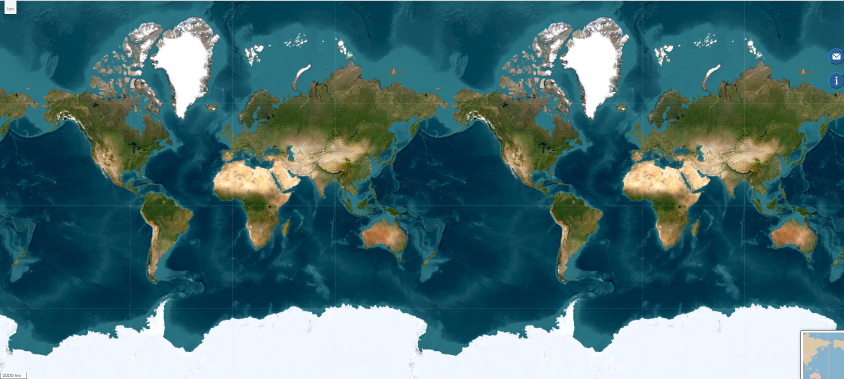
#> input picture ARPY-decoder-Ui/uploads/image-1.png, 1687 x 758 px, found by its file name (shown at 1/2 size)
$ python calibrate_basemap.py
#> lines starting #> are read from the running program, lines starting #| are printed output that depends on the picture; after the words box and inside, x2 and y2 are one past the last pixel; in counts of white or black regions, pixels touching at a corner belong together
#!/usr/bin/env python3
"""Recover the TRUE georeference of the source basemap screenshot by
fitting Natural Earth 110m coastline samples onto the source frame.
Source model (Web Mercator):
    col = P*(lon+180)/360 + C        (P=819px world width, C phase fix)
    row = A - B*z(lat)               (z = Mercator y, ln tan(pi/4+phi/2))
Score = mean min(chamfer-to-coast(px), 12) over NE boundary samples.
"""
import json, math, numpy as np
from PIL import Image

SRC = "/home/user/uploads/image-1.png"
P, X0, A0 = 819, 54, 379.0
B0 = P / (2 * math.pi)

img = np.asarray(Image.open(SRC).convert("RGB")).astype(np.float32)
H, W = img.shape[:2]
#> H = 758; W = 1687
world = img[:, X0:X0 + P]                      # single complete copy
del img

def land_mask_merc(arr):
    r = arr[...,0]; g = arr[...,1]; b = arr[...,2]
#> after `r = arr[..., 0]`:
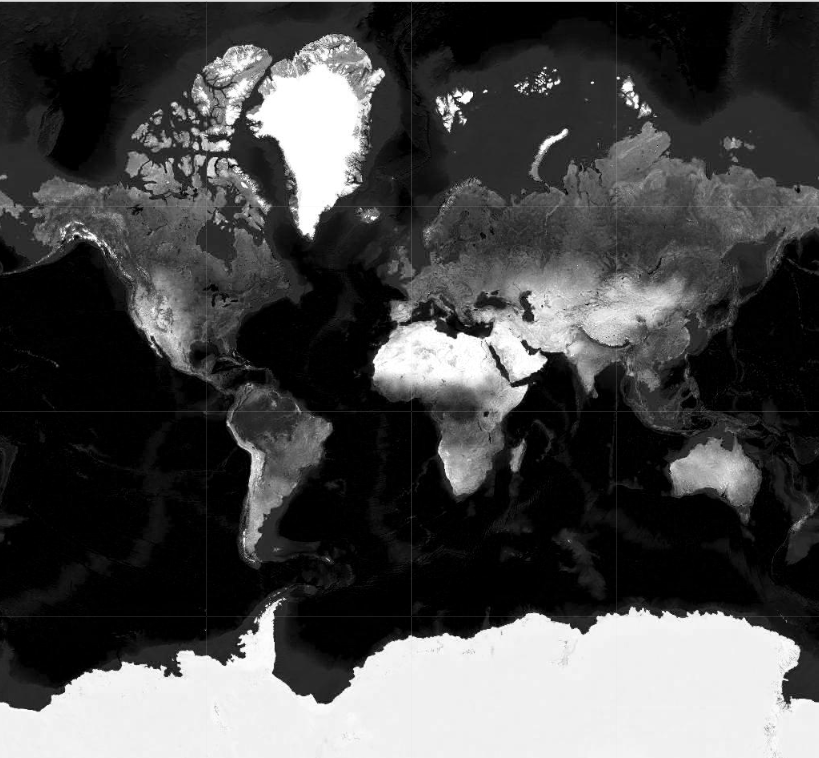
#> r: shape (758, 819) float32; min 0, max 255, mean 72.8
#> after `b = arr[..., 2]`:
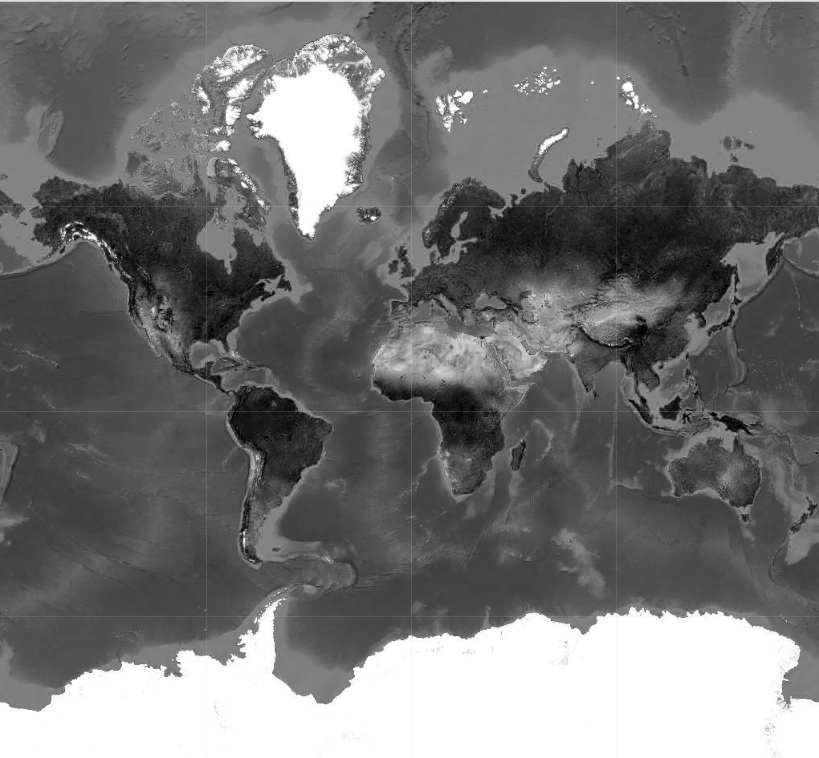
#> b: shape (758, 819) float32; min 0, max 255, mean 115.5
    return ((r > b + 12) | (g > b + 22)) & ~(r > 200)
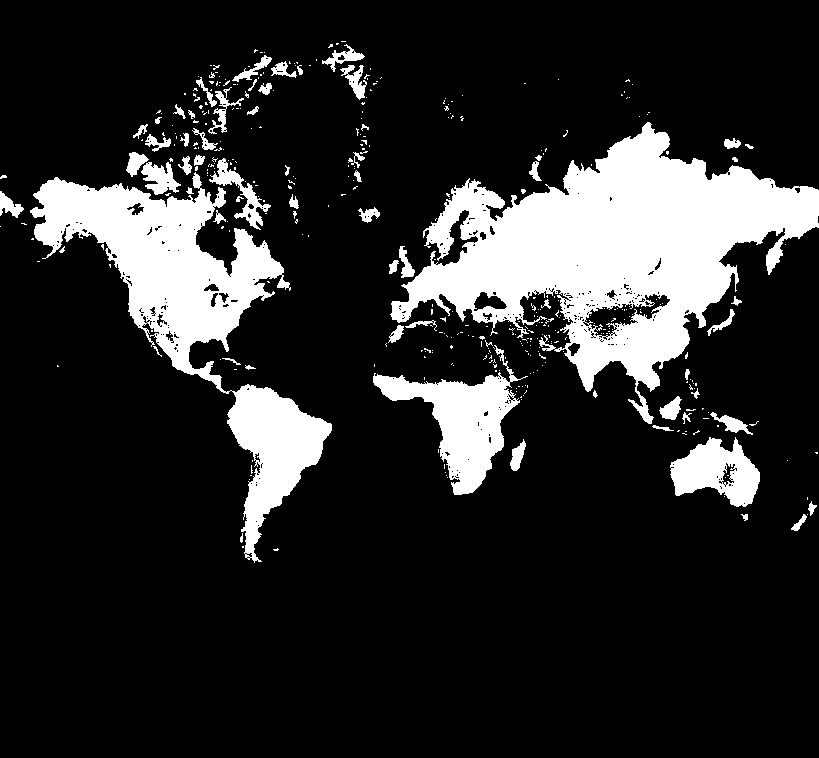
#> returned value: shape (758, 819) bool; 16.7% white; 405 white regions (341 under 20 px), largest, box (x1, y1, x2, y2) and area: (390, 122, 819, 424) 51861, (30, 172, 332, 563) 30435, (373, 345, 528, 495) 7732

lm = land_mask_merc(world)
def dilate1(a):
    o = a.copy()
    for dx, dy in ((1,0),(-1,0),(0,1),(0,-1)):
        o |= np.roll(np.roll(a, dy, 0), dx, 1)
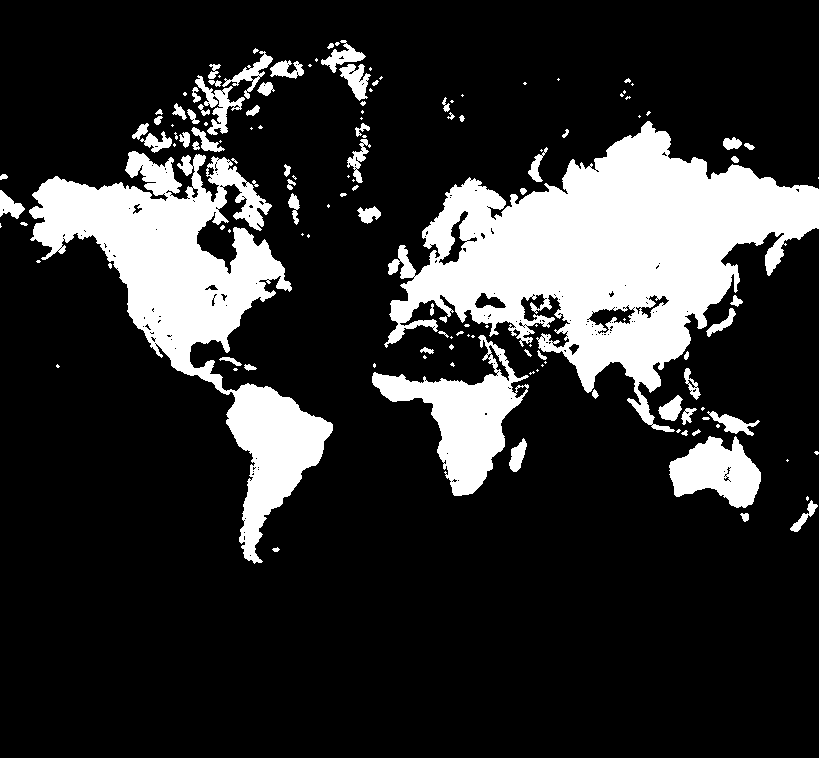
#> o: shape (758, 819) bool; 18.9% white; 140 white regions (68 under 20 px), largest, box (x1, y1, x2, y2) and area: (384, 121, 819, 432) 57253, (29, 151, 333, 564) 36670, (372, 335, 529, 496) 8850
    return o
edge = dilate1(lm) & dilate1(~lm)              # 2-3px coast band
#> after the loop in dilate1 (call 2), `for dx, dy in ((1,0),(-1,0),(0,1),(0,-1)):`:
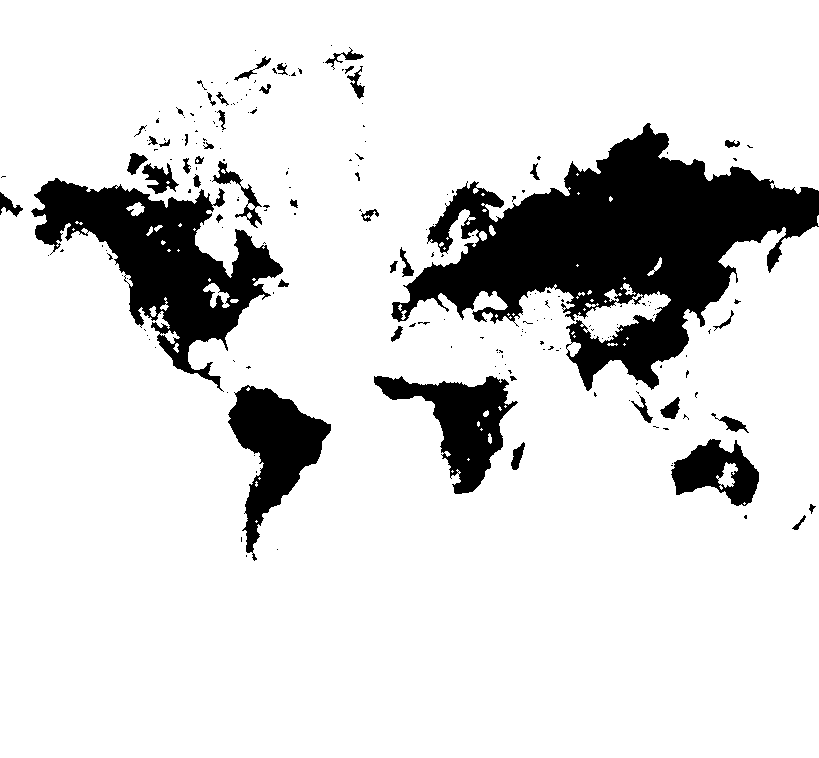
#> o: shape (758, 819) bool; 85.4% white; 210 black regions (164 under 20 px), largest, box (x1, y1, x2, y2) and area: (391, 123, 819, 391) 47486, (31, 178, 283, 392) 19784, (228, 385, 331, 561) 7748
#> edge: shape (758, 819) bool; 4.3% white in thin lines or dots, all inside (x1, y1, x2, y2) = (0, 40, 819, 564)
cap = 12
D = np.full(edge.shape, cap, np.int16); D[edge] = 0
for d in range(1, cap):
    grown = dilate1(edge)
    new = grown & ~edge
    D[new & (D == cap)] = d
    edge = grown
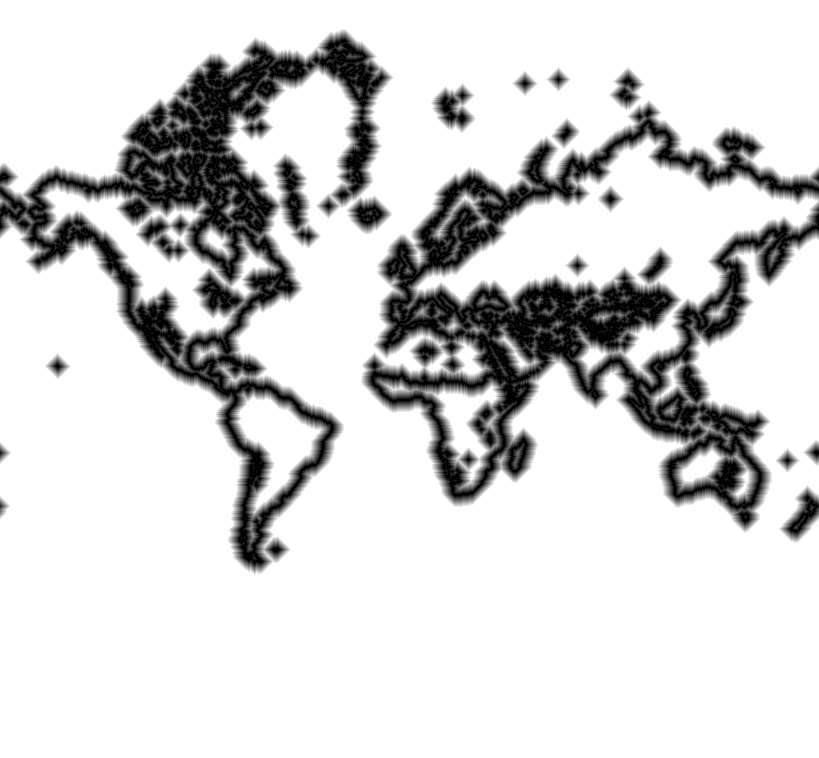
#> D: shape (758, 819) int16; min 0, max 12, mean 10.02; drawn with min black and max white
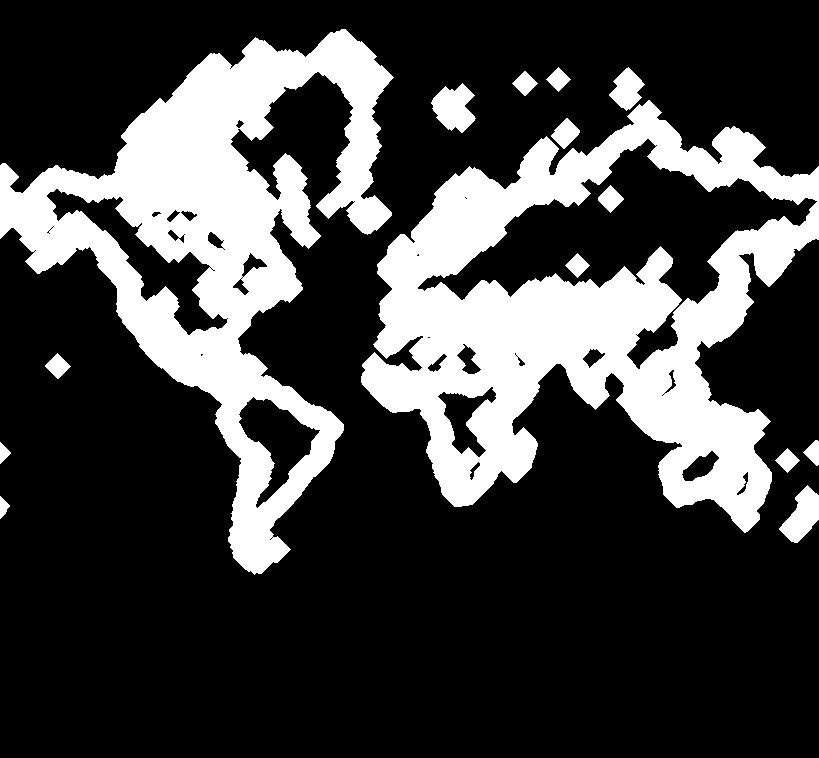
#> edge: shape (758, 819) bool; 25.5% white; 15 white regions, largest, box (x1, y1, x2, y2) and area: (361, 100, 819, 533) 81942, (0, 29, 394, 575) 69921, (431, 83, 476, 133) 1416
print(f"source world {P}x{H}, coast-edge px {int((D==0).sum())}")
#| source world 819x758, coast-edge px 26719

# NE boundary samples
#> (the run stopped early here; a loop or call above may not have finished)
